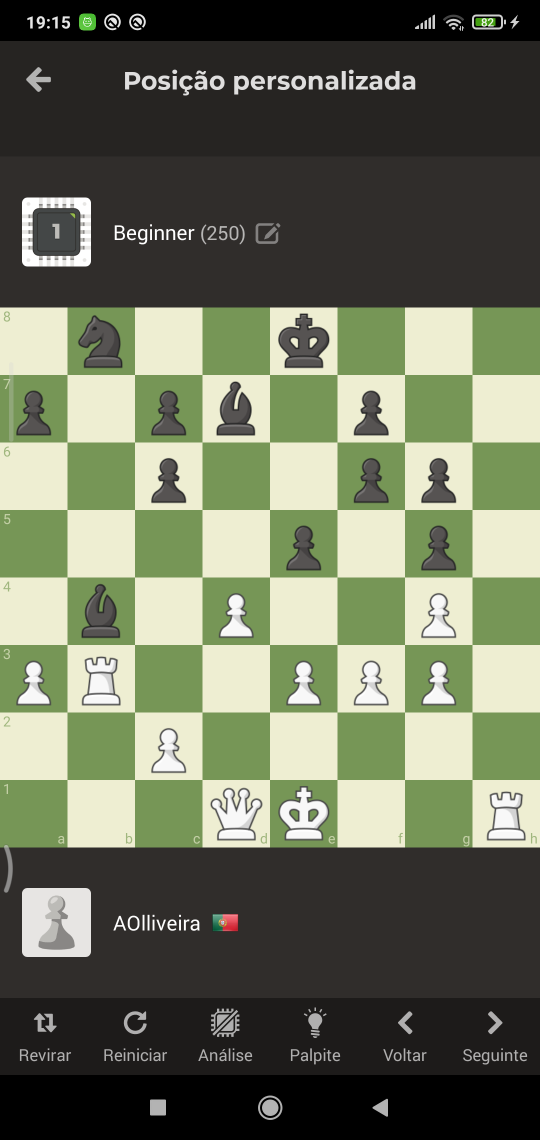
#> input picture src/adb/chessPiecesImg/Screenshot_1.png, 1080 x 2280 px (shown at 1/2 size)
$ python test_file.py
#> lines starting #> are read from the running program, lines starting #| are printed output that depends on the picture
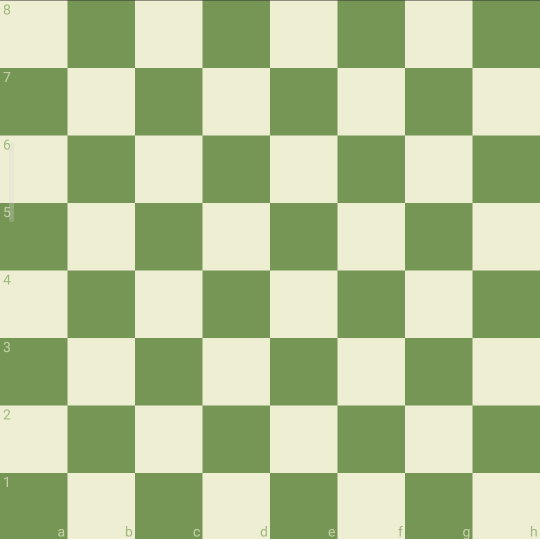
#> input picture src/adb/chessPiecesImg/screenshot_emptyboard.png, 1080 x 1078 px (shown at 1/2 size)
### src/adb/img_to_FEN.py
from typing import List

import cv2
import numpy as np
from numpy import ndarray


def grayscale_img(img: ndarray) -> ndarray:
    return cv2.cvtColor(img, cv2.COLOR_BGR2GRAY)


def morph_grad_img(img: ndarray) -> ndarray:
    s = 3
    kernel = np.ones((s, s), np.uint8)
    return cv2.morphologyEx(img, cv2.MORPH_GRADIENT, kernel)


def find_template_multiple(board: ndarray, piece: ndarray, threshold=0.55):
    # Este método apenas dá atenção ao formato da peça, não interessa a cor
    rects = []
    w, h = piece.shape[1], piece.shape[0]
    res = cv2.matchTemplate(board, piece, cv2.TM_CCOEFF_NORMED)
    loc = np.where(res >= threshold)

    for pt in zip(*loc[::-1]):
        rects.append((pt[0], pt[1], w, h))
        # cv2.rectangle(board, (pt[0], pt[1]), (pt[0] + w, pt[1] + h), (0, 255, 126), -1)

    # Perform a simple non-max suppression
    rects, _ = cv2.groupRectangles(rects, 1, 1)

    return rects


# [9 lines left out: function crop_board, not called in this run]


def get_board_coords(screen: ndarray = cv2.imread('chessPiecesImg/Screenshot_1.png'),
                     board: ndarray = cv2.imread('chessPiecesImg/screenshot_emptyboard.png')):
    return find_template_multiple(screen, board, threshold=0.01)[0]


def check_color(board_img: ndarray, piece_img: ndarray, rect: List) -> bool:
    x0, x1, y0, y1 = rect[0], rect[0] + rect[2], rect[1], rect[1] + rect[3]
    # Dá crop na board apenas no lugar da peça
    crop = (board_img[y0: y1, x0: x1]).copy()

    diff = cv2.absdiff(piece_img, crop)
    avg_diff = cv2.mean(diff)[0] / 255
    return avg_diff < 0.3  # Baixo do limiar é peça preta


def match_colors(board: ndarray, piece_imgs: List[ndarray], rects: List) -> List:
    pairs = zip(piece_imgs, rects)
    return [[check_color(board, img, r) for r in rect] for img, rect in pairs]


def match_color_rect(rects: List, colors: List) -> List:
    return [[r for (r, is_matching) in zip(rect, color) if is_matching] for rect, color in zip(rects, colors)]


# [21 lines left out: function draw_results, not called in this run]


def draw_results_squares(board_img: ndarray, rects: List):
    for i, rect in enumerate(rects):
        draw_results(board_img, rect, i)


# [83 lines left out: functions detect_pieces, determine_pieces_squares, fen_string, not called in this run]


def resize_img(img: ndarray, scale=0.4) -> ndarray:
    dim = (int(img.shape[1] * scale), int(img.shape[0] * scale))
    return cv2.resize(img, dim, interpolation=cv2.INTER_AREA)


# [28 lines that do not run on import are left out]
    # piece_coordinate_dict = determine_pieces_squares(rectangles)
    # FEN = fen_string(piece_coordinate_dict)

### src/adb/test_file.py
from img_to_FEN import *

white_pawn = cv2.imread('chessPiecesImg/white_pawn.png')
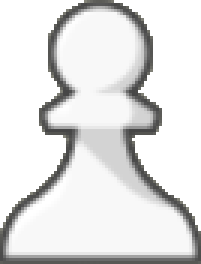
#> input picture src/adb/chessPiecesImg/white_pawn.png, 67 x 88 px (shown 3 times larger)
#> white_pawn is the input picture: shape (88, 67, 3); mean B, G, R 225.3, 225.6, 225.6
black_pawn = cv2.imread('chessPiecesImg/black_pawn.png')
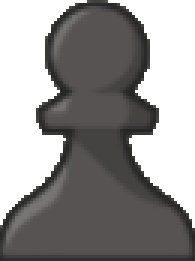
#> input picture src/adb/chessPiecesImg/black_pawn.png, 65 x 87 px (shown 3 times larger)
#> black_pawn is the input picture: shape (87, 65, 3); mean B, G, R 147.2, 147.7, 149.1
screenshot = cv2.imread('chessPiecesImg/Screenshot_1.png')
#> screenshot is the input picture: shape (2280, 1080, 3); mean B, G, R 90.7, 111.4, 105.6

pieces = [white_pawn, black_pawn]

pieces = [resize_img(img) for img in pieces]
#> pieces = 2 items
screenshot = resize_img(screenshot)

pieces_gray = [grayscale_img(img) for img in pieces]
#> pieces_gray = 2 items
screenshot_gray = grayscale_img(screenshot)

pieces_gray_grad = [morph_grad_img(img) for img in pieces_gray]
#> pieces_gray_grad = 2 items
screenshot_gray_grad = morph_grad_img(screenshot_gray)
#> in morph_grad_img (call 3), `return cv2.morphologyEx(img, cv2.MORPH_GRADIENT, kernel)`:
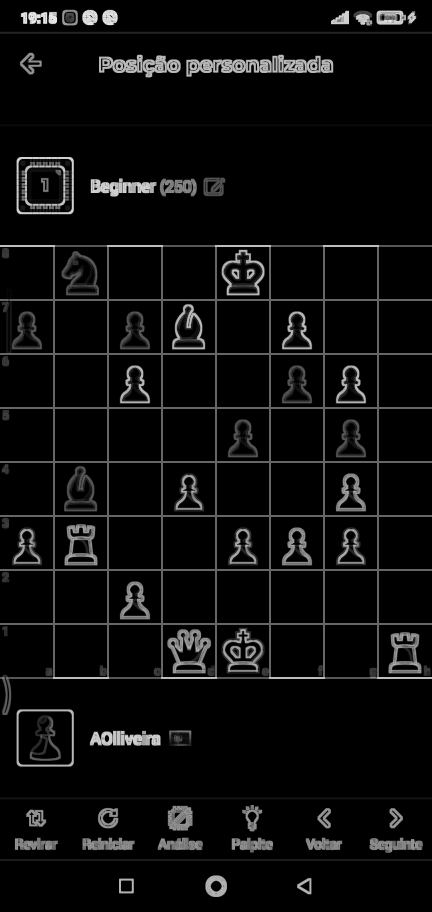
#> returned value: shape (912, 432); min 0, max 237, mean 13.1

rects1 = [find_template_multiple(screenshot_gray_grad, img) for img in pieces_gray_grad]
#> in find_template_multiple, `res = cv2.matchTemplate(board, piece, cv2.TM_CCOEFF_NORMED)`:
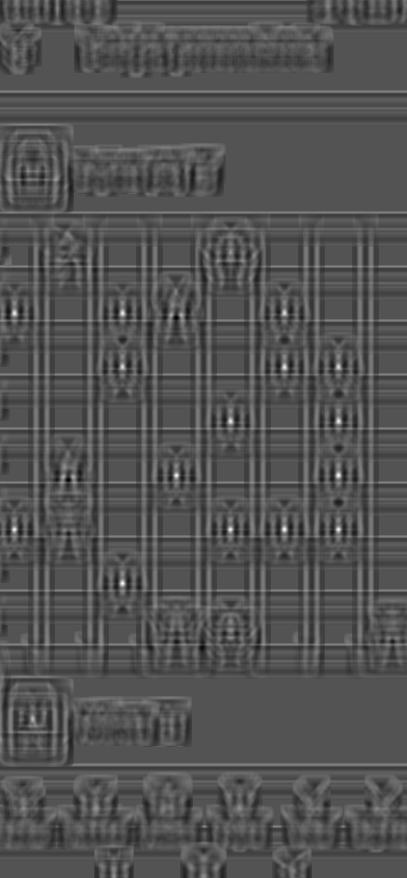
#> res: shape (878, 407) float32; min -0.467, max 0.967, mean 0.000256; drawn with min black and max white
#> in find_template_multiple, `loc = np.where(res >= threshold)`: loc = 181 positions, rows 311 to 585, columns 13 to 339
#> the loop in find_template_multiple, `for pt in zip(*loc[::-1]):` made 181 passes
#> pt on passes 1 to 3: (13, 311), (14, 311), (15, 311)
#> after the loop in find_template_multiple, `for pt in zip(*loc[::-1]):`: rects = 181 items, first 6: (13, 311, 26, 35), (14, 311, 26, 35), (15, 311, 26, 35), (121, 311, 26, 35), (122, 311, 26, 35), (123, 311, 26, 35)
#> in find_template_multiple, `rects, _ = cv2.groupRectangles(rects, 1, 1)`: rects = 15 rows, first 6: [14, 313, 26, 35], [122, 313, 26, 35], [284, 313, 26, 35], [122, 367, 26, 35], [284, 367, 26, 35], [338, 367, 26, 35]
#> call 2 of find_template_multiple, with threshold = 0.55
#> in find_template_multiple (call 2), `rects = []`: rects = []
#> in find_template_multiple (call 2), `res = cv2.matchTemplate(board, piece, cv2.TM_CCOEFF_NORMED)`:
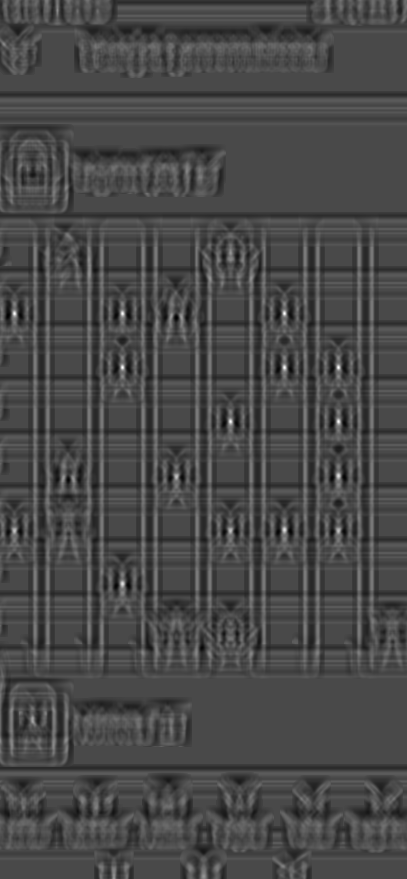
#> res: shape (879, 407) float32; min -0.383, max 0.95, mean -0.00195; drawn with min black and max white
#> in find_template_multiple (call 2), `loc = np.where(res >= threshold)`: loc = 134 positions, rows 311 to 585, columns 13 to 339
#> the loop in find_template_multiple (call 2), `for pt in zip(*loc[::-1]):` made 134 passes
#> pt on passes 1 to 12: (14, 311), (122, 311), (284, 311), (13, 312), (14, 312), (15, 312), (121, 312), (122, 312), (123, 312), (283, 312), (284, 312), (285, 312)
#> after the loop in find_template_multiple (call 2), `for pt in zip(*loc[::-1]):`: rects = 134 items, first 6: (14, 311, 26, 34), (122, 311, 26, 34), (284, 311, 26, 34), (13, 312, 26, 34), (14, 312, 26, 34), (15, 312, 26, 34)
#> in find_template_multiple (call 2), `rects, _ = cv2.groupRectangles(rects, 1, 1)`: rects = 15 rows, first 6: [14, 313, 26, 34], [122, 313, 26, 34], [284, 313, 26, 34], [122, 367, 26, 34], [284, 367, 26, 34], [338, 367, 26, 34]
#> rects1 = 2 items
print(rects1)
#> (printed output is left out)

color_list = match_colors(screenshot, pieces, rects1)
#> in check_color, `avg_diff = cv2.mean(diff)[0] / 255`: avg_diff = 0.581
#> in check_color (call 25), `x0, x1, y0, y1 = rect[0], rect[0] + rect[2], rect[1], rect[1] + rect[3]`: x0 = 176; x1 = 202; y0 = 476; y1 = 510
#> in check_color (call 25), `diff = cv2.absdiff(piece_img, crop)`:
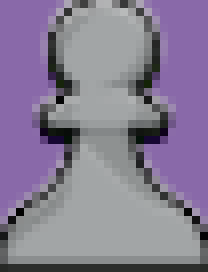
#> diff: shape (34, 26, 3) (shown 8 times larger); mean B, G, R 147.3, 124.1, 134.1
#> in check_color (call 25), `avg_diff = cv2.mean(diff)[0] / 255`: avg_diff = 0.578
#> color_list = [[False, False, False, False, False, False, False, False, True, True, True, True, True, True, True], [True, True, True, True, True, True, True, True, False, False, False, False, False, False, False]]

color_rect_dict = match_color_rect(rects1, color_list)
#> color_rect_dict = 2 items

print(color_rect_dict)
#> (printed output is left out)

# draw_results_squares(screenshot, color_rect_dict)

board_coords = get_board_coords()
#> board_coords = [0, 588, 1080, 1078]
print(board_coords)
#| [   0  588 1080 1078]


cv2.imshow('Result1', pieces_gray_grad[0])
cv2.imshow('Result2', pieces_gray_grad[1])
cv2.waitKey(0)
cv2.destroyAllWindows()
